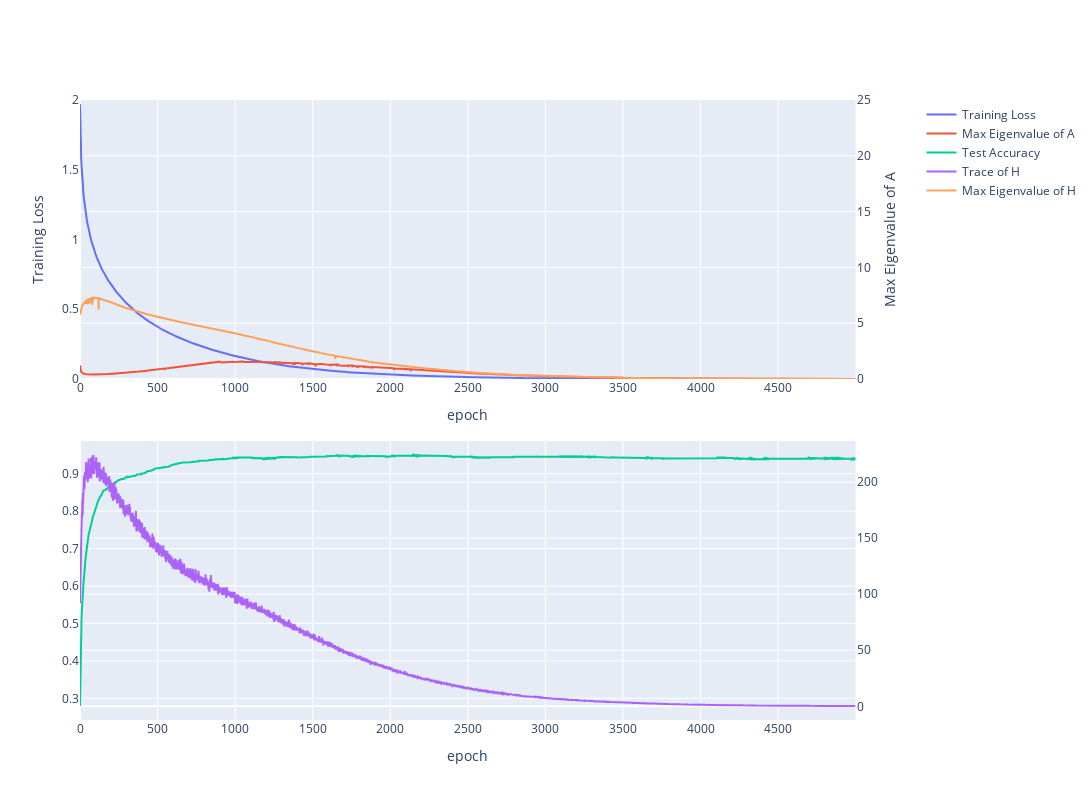

Notebook source saved alongside this figure:
### Code cell
plot_output_data(md, out, 5)

### Figure 1 — Plotly figure (JSON) as saved in the notebook; plotly's stock layout.template omitted (floating-point values rounded to 4 significant figures; data arrays with more than 128 entries replaced by an {"elided": "..."} marker saying what was removed)
{"data": [{"line": {"width": 2}, "name": "Training Loss", "type": "scatter", "x": {"elided": "5000 int values"}, "xaxis": "x", "y": {"elided": "5000 float values"}, "yaxis": "y"}, {"line": {"width": 2}, "name": "Max Eigenvalue of A", "type": "scatter", "x": {"elided": "5000 int values"}, "xaxis": "x", "y": {"elided": "5000 float values"}, "yaxis": "y2"}, {"line": {"width": 2}, "name": "Test Accuracy", "type": "scatter", "x": {"elided": "5000 int values"}, "xaxis": "x2", "y": {"elided": "5000 float values"}, "yaxis": "y3"}, {"line": {"width": 2}, "name": "Trace of H", "type": "scatter", "x": {"elided": "5000 int values"}, "xaxis": "x2", "y": {"elided": "5000 float values"}, "yaxis": "y4"}, {"line": {"width": 2}, "name": "Max Eigenvalue of H", "type": "scatter", "x": {"elided": "5000 int values"}, "xaxis": "x", "y": {"elided": "5000 float values"}, "yaxis": "y2"}], "layout": {"height": 800, "width": 1200, "xaxis": {"anchor": "y", "domain": [0, 0.94], "title": {"text": "epoch"}}, "xaxis2": {"anchor": "y3", "domain": [0, 0.94], "title": {"text": "epoch"}}, "yaxis": {"anchor": "x", "domain": [0.55, 1], "range": [0, 2], "showgrid": false, "title": {"text": "Training Loss"}}, "yaxis2": {"anchor": "x", "overlaying": "y", "range": [0, 25], "side": "right", "title": {"text": "Max Eigenvalue of A"}}, "yaxis3": {"anchor": "x2", "domain": [0, 0.45]}, "yaxis4": {"anchor": "x2", "overlaying": "y3", "side": "right"}}}
